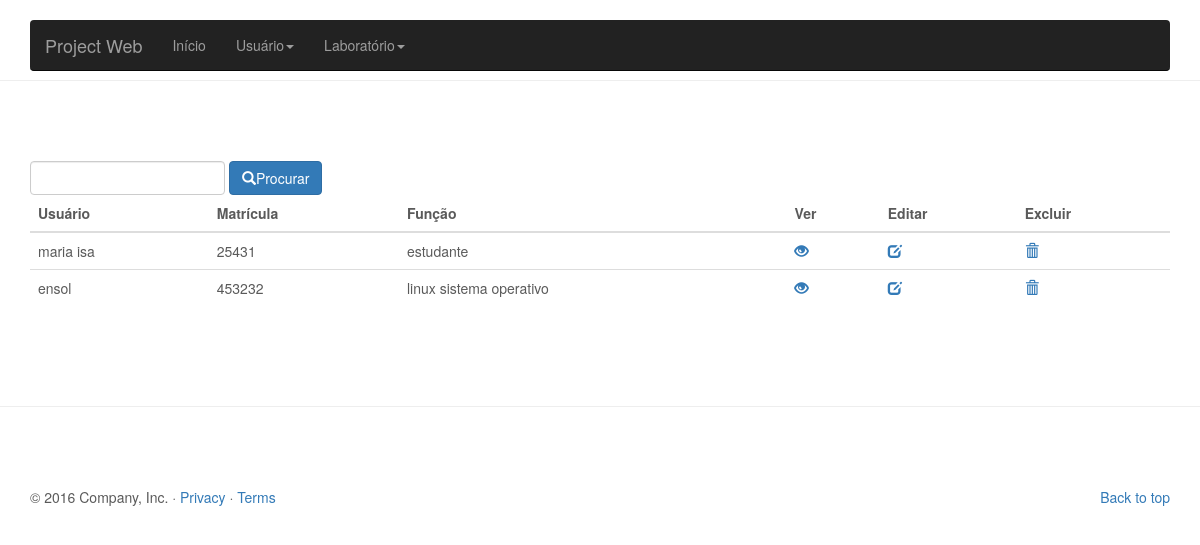
/lab/view/listarUser.php, run on the app's committed database.
### tables this page shows
CREATE TABLE `usuario` (
  `matricula` int(11) NOT NULL,
  `nome` varchar(100) DEFAULT NULL,
  `funcao` varchar(30) DEFAULT NULL
);

### lab/view/listarUser.php (the view, shortened to what this page needs)
<?php include '../controller/conexao.php';
  if(!empty($_REQUEST)){
    $busca = $_REQUEST['buscar'];
    $query = "SELECT * FROM usuario WHERE nome LIKE '%$busca%' or matricula LIKE '%$busca%'";
  }else{
    $query = "SELECT * FROM usuario";
  }
$res = mysqli_query($conn, $query);
?>
<!DOCTYPE html>
<html lang="pt-br">
  <head>
    <link href="../css/bootstrap.min.css" rel="stylesheet">
    <link href="../css/carousel.css" rel="stylesheet">
  </head>
  <body>
    <div class="navbar-wrapper">
      <div class="container">
        <nav class="navbar navbar-inverse navbar-static-top">
          <div class="container">
            <div class="navbar-header">
              <a class="navbar-brand" href="inicio.php">Project Web</a>
            </div>
            <div id="navbar" class="navbar-collapse collapse">
              <ul class="nav navbar-nav">
                <li><a href="inicio.php">Início</a></li>
                <li class="dropdown">
                  <a href="inserirUser.php" class="dropdown-toggle" data-toggle="dropdown" role="button" aria-haspopup="true" aria-expanded="false">Usuário<span class="caret"></span></a>
                  <li class="dropdown">
                  <a href="inserirUser.php" class="dropdown-toggle" data-toggle="dropdown" role="button" aria-haspopup="true" aria-expanded="false">Laboratório<span class="caret"></span></a>
                </li>
              </ul>
            </div>
          </div>
        </nav>
      </div>
    </div>
<hr class="featurette-divider">
       <div class="container">
       <form class="form-inline" method="get" action="listarUser.php">
        <input type="text" name="buscar" id="nome" class="form-control" autofocus>
        <button class="btn btn-primary" type="submit"><span class="glyphicon glyphicon-search"></span>Procurar</button>
        </form>
    <table class="table table-hover">
    <thead>
      <tr>
        <th>Usuário</th>
        <th>Matrícula</th>
        <th>Função</th>
        <th>Ver</th>
        <th>Editar</th>
        <th>Excluir</th>
      </tr>
    </thead>
    <tbody>
      <?php
while($linha = mysqli_fetch_array($res)){
        echo "<tr><td>".$linha['nome']."</td>";
        echo "<td>".$linha['matricula']."</td>";
        echo "<td>".$linha['funcao']."</td>";
        echo "<td><a href=\"verUser.php?btn=atualizar&nome=$linha[nome]&matricula=$linha[matricula]&funcao=$linha[funcao]\"><span class='glyphicon glyphicon-eye-open'></span></a></td>";
        echo "<td><a href=\"editUser.php?btn=atualizar&nome=$linha[nome]&matricula=$linha[matricula]&funcao=$linha[funcao]\"><span class='glyphicon glyphicon-edit'></span></a></td>";
        echo "<td><a href=\"../controller/controllerUser.php?btn=deletar&nome=$linha[nome]&matricula=$linha[matricula]&funcao=$linha[funcao]\"onClick=\"return confirm('Tem certeza que deseja excluir?')\"><span class='glyphicon glyphicon-trash'></span></a></td></tr>";
 } ?>
    </tbody>
  </table>
</div>
<hr class="featurette-divider">
    <div class="container marketing">
      <footer>
        <p class="pull-right"><a href="#">Back to top</a></p>
        <p>&copy; 2016 Company, Inc. &middot; <a href="#">Privacy</a> &middot; <a href="#">Terms</a></p>
      </footer>
    </div>
  </body>
</html>

### lab/css/carousel.css (style rules this page uses)
body { padding-bottom: 40px; color: #5a5a5a; }
.navbar-wrapper { position: absolute; top: 0; right: 0; left: 0; z-index: 20; }
.navbar-wrapper > .container { padding-right: 0; padding-left: 0; }
.navbar-wrapper .navbar { padding-right: 15px; padding-left: 15px; }
.navbar-wrapper .navbar .container { width: auto; }
.featurette-divider { margin: 80px 0; }
@media (min-width: 768px) { .navbar-wrapper { margin-top: 20px; } }
@media (min-width: 768px) { .navbar-wrapper .container { padding-right: 15px; padding-left: 15px; } }
@media (min-width: 768px) { .navbar-wrapper .navbar { padding-right: 0; padding-left: 0; } }
@media (min-width: 768px) { .navbar-wrapper .navbar { border-radius: 4px; } }

### data on the page
usuario: nome "maria isa", matricula "25431", funcao "estudante"
usuario: nome "ensol", matricula "453232", funcao "linux sistema operativo"
